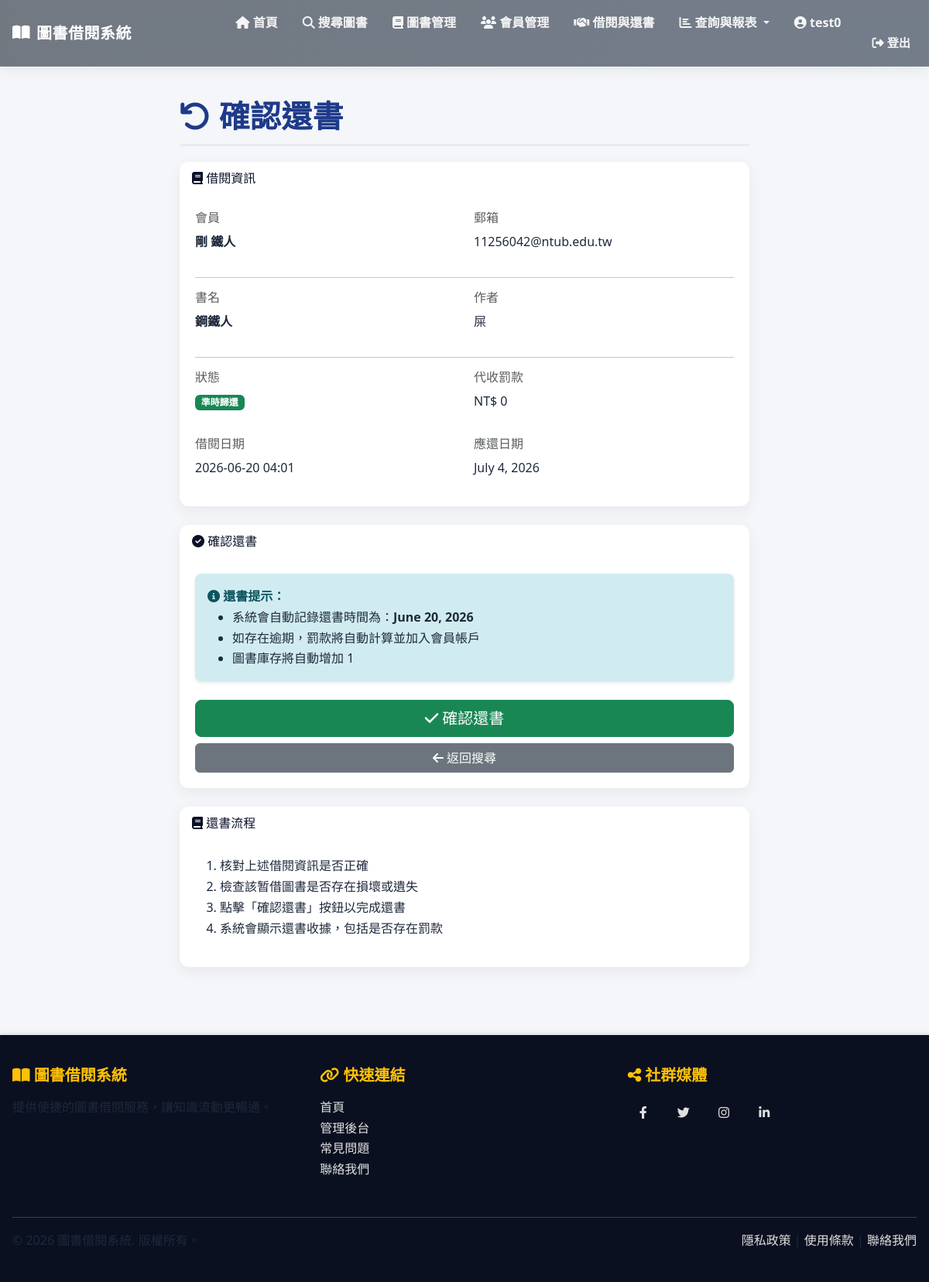
The app's page /borrow/12/return/ (signed in) with its own data.
### library/models.py (models this page shows, shortened)
class Member(models.Model):
    STATUS_CHOICES = [
        ('active', '正常'),
        ('suspended', '停權'),
    ]
    user = models.OneToOneField(
        User,
        on_delete=models.CASCADE,
        related_name='member_profile',
        verbose_name='帳號',
        help_text='關聯的系統帳號'
    )
    phone = models.CharField(
        max_length=20,
        verbose_name='電話',
        help_text='會員聯絡電話'
    )
    registration_date = models.DateTimeField(
        auto_now_add=True,
        verbose_name='註冊日期',
        help_text='會員註冊時間'
    )
    status = models.CharField(
        max_length=20,
        choices=STATUS_CHOICES,
        default='active',
        verbose_name='會員狀態',
        help_text='會員當前狀態（正常/停權）'
    )
    outstanding_fine = models.DecimalField(
        max_digits=10,
        decimal_places=2,
        default=0,
        verbose_name='未繳罰款總額',
        help_text='會員目前未繳納的罰款總額'
    )
    class Meta:
        verbose_name = '會員'
        verbose_name_plural = '會員'
        ordering = ['-registration_date']

class Book(models.Model):
    STATUS_CHOICES = [
        ('available', '上架'),
        ('unavailable', '下架'),
    ]
    title = models.CharField(
        max_length=200,
        verbose_name='書名',
        help_text='圖書標題'
    )
    author = models.CharField(
        max_length=100,
        verbose_name='作者',
        help_text='圖書作者名稱'
    )
    isbn = models.CharField(
        max_length=20,
        unique=True,
        verbose_name='ISBN',
        help_text='國際標準書號'
    )
    publisher = models.CharField(
        max_length=100,
        verbose_name='出版商',
        help_text='圖書出版社'
    )
    category = models.CharField(
        max_length=50,
        verbose_name='分類',
        help_text='圖書分類（如：文學、歷史、科技等）'
    )
    created_date = models.DateTimeField(
        auto_now_add=True,
        verbose_name='建檔日期',
        help_text='圖書建檔時間'
    )
    total_quantity = models.IntegerField(
        default=1,
        verbose_name='總數量',
        help_text='圖書館購入該書的總冊數'
    )
    available_quantity = models.IntegerField(
        default=1,
        verbose_name='庫存數量',
        help_text='該書目前可借用的冊數'
    )
    status = models.CharField(
        max_length=20,
        choices=STATUS_CHOICES,
        default='available',
        verbose_name='狀態',
        help_text='圖書當前狀態（上架/下架）'
    )
    class Meta:
        verbose_name = '圖書'
        verbose_name_plural = '圖書'
        ordering = ['-created_date']
        indexes = [
            models.Index(fields=['isbn']),
            models.Index(fields=['category']),
        ]

class BorrowRecord(models.Model):
    STATUS_CHOICES = [
        ('borrowing', '借閱中'),
        ('returned', '已歸還'),
        ('overdue', '已逾期'),
    ]
    member = models.ForeignKey(
        Member,
        on_delete=models.PROTECT,
        verbose_name='會員',
        help_text='借閱會員',
        related_name='borrow_records'
    )
    book = models.ForeignKey(
        Book,
        on_delete=models.PROTECT,
        verbose_name='圖書',
        help_text='被借閱的圖書',
        related_name='borrow_records'
    )
    borrow_date = models.DateTimeField(
        auto_now_add=True,
        verbose_name='借閱日期',
        help_text='借書時間'
    )
    due_date = models.DateField(
        verbose_name='應還日期',
        help_text='應該歸還的日期'
    )
    return_date = models.DateField(
        null=True,
        blank=True,
        verbose_name='實際歸還日期',
        help_text='實際歸還的日期（未歸還則為空）'
    )
    status = models.CharField(
        max_length=20,
        choices=STATUS_CHOICES,
        default='borrowing',
        verbose_name='狀態',
        help_text='借閱狀態（借閱中/已歸還/已逾期）'
    )
    overdue_fine = models.DecimalField(
        max_digits=10,
        decimal_places=2,
        default=0,
        verbose_name='逾期罰款金額',
        help_text='因逾期產生的罰款金額'
    )
    class Meta:
        verbose_name = '借閱紀錄'
        verbose_name_plural = '借閱紀錄'
        ordering = ['-borrow_date']
        indexes = [
            models.Index(fields=['member', 'status']),
            models.Index(fields=['book', 'status']),
        ]

### library/views.py (the view)
    @login_required
    def wrapper(request, *args, **kwargs):
        if not request.user.is_staff:
            messages.error(request, '您沒有權限訪問此頁面。只有管理者可以存取。')
            return redirect('library:home')
        return view_func(request, *args, **kwargs)

### library/templates/borrow/borrow_return.html (shortened to what this page needs)
{% extends "base.html" %}
{% block content %}
<div class="row">
    <div class="col-md-8 offset-md-2">
        <h1 class="page-title">
            <i class="fas fa-undo"></i> 確認還書
        </h1>
        <div class="card mb-4">
            <div class="card-header">
                <i class="fas fa-book"></i> 借閱資訊
            </div>
            <div class="card-body">
                <div class="row mb-3">
                    <div class="col-md-6">
                        <h6 class="text-muted">會員</h6>
                        <p><strong>{{ member.user.get_full_name|default:member.user.username }}</strong></p>
                    </div>
                    <div class="col-md-6">
                        <h6 class="text-muted">郵箱</h6>
                        <p>{{ member.user.email }}</p>
                    </div>
                </div>
                <hr>
                <div class="row mb-3">
                    <div class="col-md-6">
                        <h6 class="text-muted">書名</h6>
                        <p><strong>{{ book.title }}</strong></p>
                    </div>
                    <div class="col-md-6">
                        <h6 class="text-muted">作者</h6>
                        <p>{{ book.author }}</p>
                    </div>
                </div>
                <hr>
                <div class="row mb-3">
                    <div class="col-md-6">
                        <h6 class="text-muted">狀態</h6>
                        <p>
                            {% if overdue_days > 0 %}
                                <span class="badge bg-danger">逾期歸還</span>
                            {% else %}
                                <span class="badge bg-success">準時歸還</span>
                            {% endif %}
                        </p>
                    </div>
                    <div class="col-md-6">
                        <h6 class="text-muted">代收罰款</h6>
                        <p>
                            {% if overdue_fine > 0 %}
                                NT$ {{ overdue_fine|floatformat:0 }}
                            {% else %}
                                NT$ 0
                            {% endif %}
                        </p>
                    </div>
                </div>
                <div class="row">
                    <div class="col-md-6">
                        <h6 class="text-muted">借閱日期</h6>
                        <p>{{ borrow_record.borrow_date|date:"Y-m-d H:i" }}</p>
                    </div>
                    <div class="col-md-6">
                        <h6 class="text-muted">應還日期</h6>
                        <p>
                            {% if borrow_record.due_date < today %}
                                <span class="badge bg-danger">已逾期</span>
                                <strong class="text-danger">{{ borrow_record.due_date }}</strong>
                            {% else %}
                                {{ borrow_record.due_date }}
                            {% endif %}
                        </p>
                    </div>
                </div>
            </div>
        </div>
        <div class="card mb-4">
            <div class="card-header">
                <i class="fas fa-check-circle"></i> 確認還書
            </div>
            <div class="card-body">
                <form method="post" novalidate>
                    <div class="alert alert-info">
                        <i class="fas fa-info-circle"></i>
                        <strong>還書提示：</strong>
                        <ul class="mb-0">
                            <li>系統會自動記錄還書時間為：<strong>{{ today }}</strong></li>
                            <li>如存在逾期，罰款將自動計算並加入會員帳戶</li>
                            <li>圖書庫存將自動增加 1</li>
                        </ul>
                    </div>
                    <div class="d-grid gap-2">
                        <button type="submit" class="btn btn-success btn-lg">
                            <i class="fas fa-check"></i> 確認還書
                        </button>
                        <a href="{% url 'library:borrow_search' %}" class="btn btn-secondary">
                            <i class="fas fa-arrow-left"></i> 返回搜尋
                        </a>
                    </div>
                </form>
            </div>
        </div>
        <div class="card">
            <div class="card-header">
                <i class="fas fa-book"></i> 還書流程
            </div>
            <div class="card-body">
                <ol>
                    <li>核對上述借閱資訊是否正確</li>
                    <li>檢查該暂借圖書是否存在損壞或遺失</li>
                    <li>點擊「確認還書」按鈕以完成還書</li>
                    <li>系統會顯示還書收據，包括是否存在罰款</li>
                </ol>
            </div>
        </div>
    </div>
</div>
{% endblock %}

### library/templates/base.html (shortened to what this page needs)
{% load static %}
<!DOCTYPE html>
<html lang="zh-TW">
<head>
    <link href="https://cdn.jsdelivr.net/npm/bootstrap@5.3.0/dist/css/bootstrap.min.css" rel="stylesheet">
    <link href="https://cdnjs.cloudflare.com/ajax/libs/font-awesome/6.4.0/css/all.min.css" rel="stylesheet">
    <link rel="stylesheet" href="{% static 'css/site.css' %}">
    <link href="https://cdnjs.cloudflare.com/ajax/libs/aos/2.3.4/aos.css" rel="stylesheet">
</head>
<body>
    <nav class="navbar navbar-expand-lg navbar-dark sticky-top">
        <div class="container-fluid">
            <a class="navbar-brand" href="{% url 'library:home' %}">
                <i class="fas fa-book-open"></i> 圖書借閱系統
            </a>
            <div class="collapse navbar-collapse" id="navbarNav">
                <ul class="navbar-nav ms-auto">
                    <li class="nav-item">
                        <a class="nav-link" href="{% url 'library:home' %}">
                            <i class="fas fa-home"></i> 首頁
                        </a>
                    </li>
                    <li class="nav-item">
                        <a class="nav-link" href="{% url 'library:search_book' %}">
                            <i class="fas fa-search"></i> 搜尋圖書
                        </a>
                    </li>
                    {% if request.user.is_staff %}
                    <li class="nav-item">
                        <a class="nav-link" href="{% url 'library:book_list' %}">
                            <i class="fas fa-book"></i> 圖書管理
                        </a>
                    </li>
                    <li class="nav-item">
                        <a class="nav-link" href="{% url 'library:member_list' %}">
                            <i class="fas fa-users"></i> 會員管理
                        </a>
                    </li>
                    <li class="nav-item">
                        <a class="nav-link" href="{% url 'library:borrow_create' %}">
                            <i class="fas fa-handshake"></i> 借閱與還書
                        </a>
                    </li>
                    <li class="nav-item dropdown">
                        <a class="nav-link dropdown-toggle" href="#" id="reportsDropdown" role="button" data-bs-toggle="dropdown" aria-expanded="false">
                            <i class="fas fa-chart-bar"></i> 查詢與報表
                        </a>
                    </li>
                    {% endif %}
                    <li class="nav-item">
                        {% if request.user.is_authenticated %}
                            <a class="nav-link me-2" href="{% url 'library:profile' %}">
                                <i class="fas fa-user-circle"></i> {{ request.user.get_full_name|default:request.user.username }}
                            </a>
                        {% endif %}
                    </li>
                    <li class="nav-item">
                        {% if request.user.is_authenticated %}
                            <form method="post" action="{% url 'logout' %}" class="d-inline ms-2">
                                <button type="submit" class="nav-link btn btn-outline-light btn-sm">
                                    <i class="fas fa-sign-out-alt"></i> 登出
                                </button>
                            </form>
                        {% endif %}
                    </li>
                </ul>
            </div>
        </div>
    </nav>
    <main class="main-container">
        <div class="container">
            {% block content %}{% endblock %}
        </div>
    </main>
    <footer>
        <div class="container-fluid">
            <div class="row mb-4">
                <div class="col-md-4 mb-3 mb-md-0">
                    <h5><i class="fas fa-book-open"></i> 圖書借閱系統</h5>
                    <p>提供便捷的圖書借閱服務，讓知識流動更暢通。</p>
                </div>
                <div class="col-md-4 mb-3 mb-md-0">
                    <h5><i class="fas fa-link"></i> 快速連結</h5>
                    <ul class="list-unstyled">
                        <li><a href="/">首頁</a></li>
                        <li><a href="/admin">管理後台</a></li>
                        <li><a href="#">常見問題</a></li>
                        <li><a href="#">聯絡我們</a></li>
                    </ul>
                </div>
                <div class="col-md-4">
                    <h5><i class="fas fa-share-alt"></i> 社群媒體</h5>
                    <div class="social-links">
                        <a href="#" title="Facebook"><i class="fab fa-facebook-f"></i></a>
                        <a href="#" title="Twitter"><i class="fab fa-twitter"></i></a>
                        <a href="#" title="Instagram"><i class="fab fa-instagram"></i></a>
                        <a href="#" title="LinkedIn"><i class="fab fa-linkedin-in"></i></a>
                    </div>
                </div>
            </div>
            <div class="footer-divider">
                <div class="row">
                    <div class="col-md-6">
                        <p class="mb-0">&copy; 2026 圖書借閱系統. 版權所有。</p>
                    </div>
                    <div class="col-md-6 text-md-end">
                        <p class="mb-0">
                            <a href="#">隱私政策</a> |
                            <a href="#">使用條款</a> |
                            <a href="#">聯絡我們</a>
                        </p>
                    </div>
                </div>
            </div>
        </div>
    </footer>
</body>
</html>

### records on screen
Member: user.get_full_name "剛 鐵人", user.email "11256042@ntub.edu.tw"
Book: title "鋼鐵人", author "屎"
BorrowRecord: borrow_date "2026-06-20 04:01", due_date "July 4, 2026"

### other values on screen
{{ request.user.get_full_name|default:request.user.username }} "test0"
